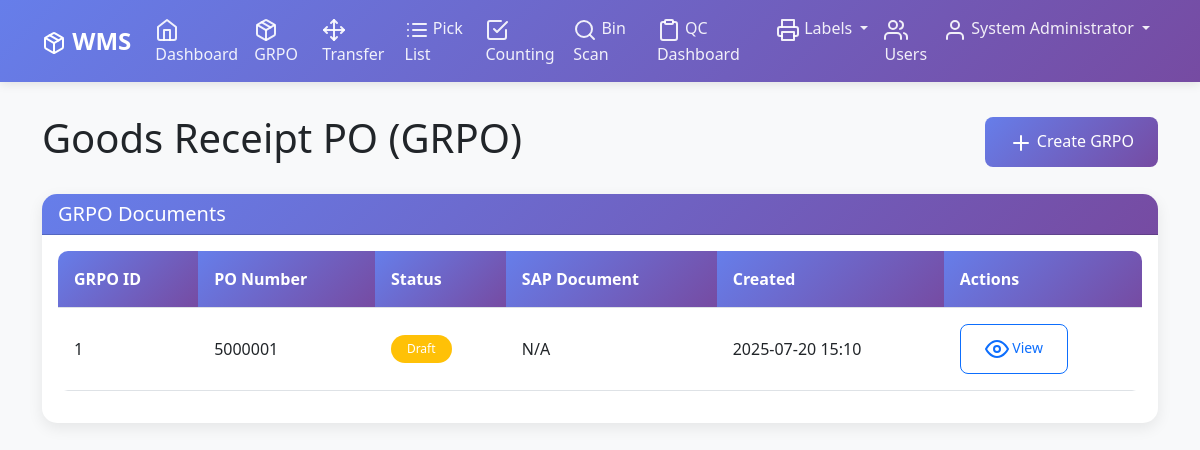
Page /grpo (signed in) on the committed database.
### models.py (models this page shows, shortened)
class User(UserMixin, db.Model):
    __tablename__ = 'users'
    id = db.Column(db.Integer, primary_key=True)
    username = db.Column(db.String(80), unique=True, nullable=False)
    email = db.Column(db.String(120), unique=True, nullable=False)
    password_hash = db.Column(db.String(256), nullable=False)
    first_name = db.Column(db.String(80), nullable=False)
    last_name = db.Column(db.String(80), nullable=False)
    role = db.Column(db.String(20), nullable=False,
                  default='user')  # admin, manager, user, qc
    branch_id = db.Column(db.String(10), nullable=True)
    branch_name = db.Column(db.String(100), nullable=True)
    default_branch_id = db.Column(
        db.String(10), nullable=True)  # Default branch if none selected
    is_active = db.Column(db.Boolean, default=True)
    must_change_password = db.Column(
        db.Boolean, default=False)  # Force password change on next login
    last_login = db.Column(db.DateTime, nullable=True)
    permissions = db.Column(db.Text,
                         nullable=True)  # JSON string of screen permissions
    created_at = db.Column(db.DateTime, default=datetime.utcnow)
    updated_at = db.Column(db.DateTime,
                        default=datetime.utcnow,
                        onupdate=datetime.utcnow)
    def has_permission(self, screen):
        if self.role == 'admin':
            return True
        return self.get_permissions().get(screen, False)
    grpo_documents = relationship('GRPODocument',
                                  back_populates='user',
                                  foreign_keys='GRPODocument.user_id')
    inventory_transfers = relationship('InventoryTransfer',
                                       back_populates='user',
                                       foreign_keys='InventoryTransfer.user_id')
    pick_lists = relationship('PickList',
                              back_populates='user',
                              foreign_keys='PickList.user_id')
    inventory_counts = relationship('InventoryCount', back_populates='user')

class GRPODocument(db.Model):
    __tablename__ = 'grpo_documents'
    id = db.Column(db.Integer, primary_key=True)
    po_number = db.Column(db.String(20), nullable=False)
    sap_document_number = db.Column(db.String(20), nullable=True)
    supplier_code = db.Column(db.String(50), nullable=True)  # CardCode from SAP
    supplier_name = db.Column(db.String(200), nullable=True)
    po_date = db.Column(db.DateTime, nullable=True)
    po_total = db.Column(db.Float, nullable=True)
    status = db.Column(
        db.String(20),
        default='draft')  # draft, submitted, approved, posted, rejected
    user_id = db.Column(db.Integer, db.ForeignKey('users.id'), nullable=False)
    qc_user_id = db.Column(db.Integer, db.ForeignKey('users.id'),
                        nullable=True)  # QC approver
    qc_notes = db.Column(db.Text, nullable=True)
    notes = db.Column(db.Text, nullable=True)  # General notes/comments for the GRPO
    draft_or_post = db.Column(db.String(10), default='draft')  # draft, post
    created_at = db.Column(db.DateTime, default=datetime.utcnow)
    updated_at = db.Column(db.DateTime,
                        default=datetime.utcnow,
                        onupdate=datetime.utcnow)
    user = relationship('User',
                        back_populates='grpo_documents',
                        foreign_keys=[user_id])
    qc_user = relationship('User', foreign_keys=[qc_user_id])
    items = relationship('GRPOItem', back_populates='grpo_document')

### routes.py (the view)
@app.route('/grpo')
@login_required
def grpo():
    if not current_user.has_permission('grpo'):
        flash('Access denied. You do not have permission to access GRPO screen.', 'error')
        return redirect(url_for('dashboard'))
    try:
        documents = GRPODocument.query.filter_by(user_id=current_user.id).order_by(GRPODocument.created_at.desc()).all()
    except Exception as e:
        logging.error(f"Database error in grpo: {e}")
        documents = []
        flash('Database needs to be updated. Please run: python migrate_database.py', 'warning')
    return render_template('grpo.html', documents=documents)

### routes.py (called while the page is built)
@login_manager.user_loader
def load_user(user_id):
    return User.query.get(int(user_id))

### templates/grpo.html (shortened to what this page needs)
{% extends "base.html" %}
{% block content %}
<div class="row mb-4">
    <div class="col-12">
        <div class="d-flex justify-content-between align-items-center">
            <h1>Goods Receipt PO (GRPO)</h1>
            <button class="btn btn-primary" data-bs-toggle="modal" data-bs-target="#createGRPOModal">
                <i data-feather="plus"></i> Create GRPO
            </button>
        </div>
    </div>
</div>
<div class="row">
    <div class="col-12">
        <div class="card">
            <div class="card-header">
                <h5 class="mb-0">GRPO Documents</h5>
            </div>
            <div class="card-body">
                {% if documents %}
                <div class="table-responsive">
                    <table class="table table-hover">
                        <thead>
                            <tr>
                                <th>GRPO ID</th>
                                <th>PO Number</th>
                                <th>Status</th>
                                <th>SAP Document</th>
                                <th>Created</th>
                                <th>Actions</th>
                            </tr>
                        </thead>
                        <tbody>
                            {% for doc in documents %}
                            <tr>
                                <td>{{ doc.id }}</td>
                                <td>{{ doc.po_number }}</td>
                                <td>
                                    {% if doc.status == 'draft' %}
                                        <span class="badge bg-warning">Draft</span>
                                    {% elif doc.status == 'approved' %}
                                        <span class="badge bg-success">Approved</span>
                                    {% elif doc.status == 'rejected' %}
                                        <span class="badge bg-danger">Rejected</span>
                                    {% endif %}
                                </td>
                                <td>{{ doc.sap_document_number or 'N/A' }}</td>
                                <td>{{ doc.created_at.strftime('%Y-%m-%d %H:%M') }}</td>
                                <td>
                                    <a href="{{ url_for('grpo_detail', grpo_id=doc.id) }}" class="btn btn-sm btn-outline-primary">
                                        <i data-feather="eye"></i> View
                                    </a>
                                </td>
                            </tr>
                            {% endfor %}
                        </tbody>
                    </table>
                </div>
                {% else %}
                <div class="text-center py-4">
                    <i data-feather="package" style="width: 48px; height: 48px;" class="text-muted mb-3"></i>
                    <h5>No GRPO Documents</h5>
                    <p class="text-muted">Create your first GRPO document to get started.</p>
                </div>
                {% endif %}
            </div>
        </div>
    </div>
</div>
{% endblock %}

### templates/base.html (shortened to what this page needs)
<!DOCTYPE html>
<html lang="en">
<head>
    <link href="https://cdn.jsdelivr.net/npm/bootstrap@5.3.0/dist/css/bootstrap.min.css" rel="stylesheet">
    <link rel="stylesheet" href="{{ url_for('static', filename='css/style.css') }}">
</head>
<body>
    {% if current_user.is_authenticated %}
    <nav class="navbar navbar-expand-lg navbar-dark">
        <div class="container">
            <a class="navbar-brand" href="{{ url_for('dashboard') }}">
                <i data-feather="package"></i> WMS
            </a>
            <div class="collapse navbar-collapse" id="navbarNav">
                <ul class="navbar-nav me-auto">
                    <li class="nav-item">
                        <a class="nav-link" href="{{ url_for('dashboard') }}">
                            <i data-feather="home"></i> Dashboard
                        </a>
                    </li>
                    <li class="nav-item">
                        <a class="nav-link" href="{{ url_for('grpo') }}">
                            <i data-feather="package"></i> GRPO
                        </a>
                    </li>
                    <li class="nav-item">
                        <a class="nav-link" href="{{ url_for('inventory_transfer') }}">
                            <i data-feather="move"></i> Transfer
                        </a>
                    </li>
                    <li class="nav-item">
                        <a class="nav-link" href="{{ url_for('pick_list') }}">
                            <i data-feather="list"></i> Pick List
                        </a>
                    </li>
                    <li class="nav-item">
                        <a class="nav-link" href="{{ url_for('inventory_counting') }}">
                            <i data-feather="check-square"></i> Counting
                        </a>
                    </li>
                    <li class="nav-item">
                        <a class="nav-link" href="{{ url_for('bin_scanning') }}">
                            <i data-feather="search"></i> Bin Scan
                        </a>
                    </li>
                    {% if current_user.role in ['qc', 'manager', 'admin'] %}
                    <li class="nav-item">
                        <a class="nav-link" href="{{ url_for('qc_dashboard') }}">
                            <i data-feather="clipboard"></i> QC Dashboard
                        </a>
                    </li>
                    {% endif %}
                    <li class="nav-item dropdown">
                        <a class="nav-link dropdown-toggle" href="#" id="navbarDropdown" role="button" data-bs-toggle="dropdown">
                            <i data-feather="printer"></i> Labels
                        </a>
                    </li>
                </ul>
                <ul class="navbar-nav">
                    {% if current_user.role == 'admin' %}
                    <li class="nav-item">
                        <a class="nav-link" href="{{ url_for('user_management') }}">
                            <i data-feather="users"></i> Users
                        </a>
                    </li>
                    {% endif %}
                    <li class="nav-item dropdown">
                        <a class="nav-link dropdown-toggle" href="#" id="userDropdown" role="button" data-bs-toggle="dropdown">
                            <i data-feather="user"></i> {{ current_user.first_name }} {{ current_user.last_name }}
                        </a>
                    </li>
                </ul>
            </div>
        </div>
    </nav>
    {% endif %}
    <main class="main-content">
        <div class="container">
            {% block content %}{% endblock %}
        </div>
    </main>
</body>
</html>

### static/css/style.css (style rules this page uses)
* { box-sizing: border-box; }
body { font-family: 'Segoe UI', Tahoma, Geneva, Verdana, sans-serif; background-color: #f8f9fa; margin: 0; padding: 0; }
.navbar { background: linear-gradient(135deg, #667eea 0%, #764ba2 100%); box-shadow: 0 2px 10px rgba(0,0,0,0.1); }
.navbar-brand { font-weight: bold; color: white !important; font-size: 1.5rem; }
.navbar-nav .nav-link { color: rgba(255,255,255,0.9) !important; font-weight: 500; transition: color 0.3s ease; }
.main-content { padding: 2rem 0; min-height: calc(100vh - 70px); }
.card { border: none; border-radius: 15px; box-shadow: 0 5px 15px rgba(0,0,0,0.08); transition: transform 0.3s ease, box-shadow 0.3s ease; }
.card-header { background: linear-gradient(135deg, #667eea 0%, #764ba2 100%); color: white; border-radius: 15px 15px 0 0 !important; font-weight: 600; }
.btn { border-radius: 8px; font-weight: 500; padding: 0.75rem 1.5rem; transition: all 0.3s ease; }
.btn-primary { background: linear-gradient(135deg, #667eea 0%, #764ba2 100%); border: none; }
.table { border-radius: 10px; overflow: hidden; }
.table thead th { background: linear-gradient(135deg, #667eea 0%, #764ba2 100%); color: white; border: none; font-weight: 600; padding: 1rem; }
.table tbody td { padding: 1rem; vertical-align: middle; border-top: 1px solid #dee2e6; }
.badge { padding: 0.5rem 1rem; font-weight: 500; border-radius: 20px; }

### rows in the picture
User: first_name "System", last_name "Administrator"
GRPODocument: id "1", po_number "5000001", status "Draft", sap_document_number "N/A", created_at "2025-07-20 15:10"
